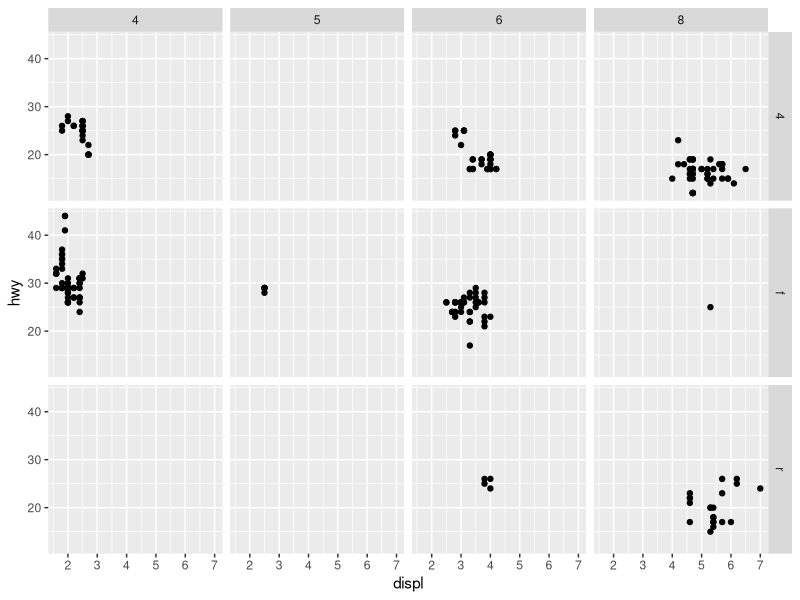
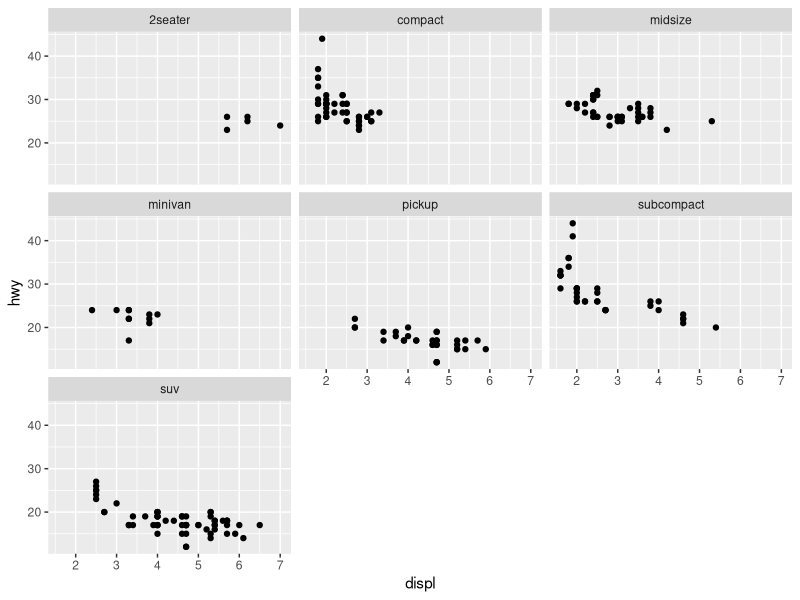
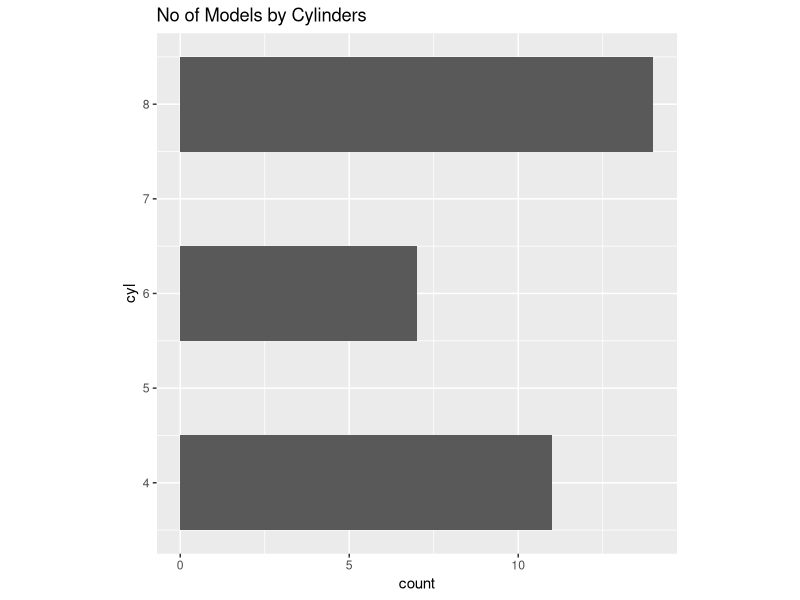
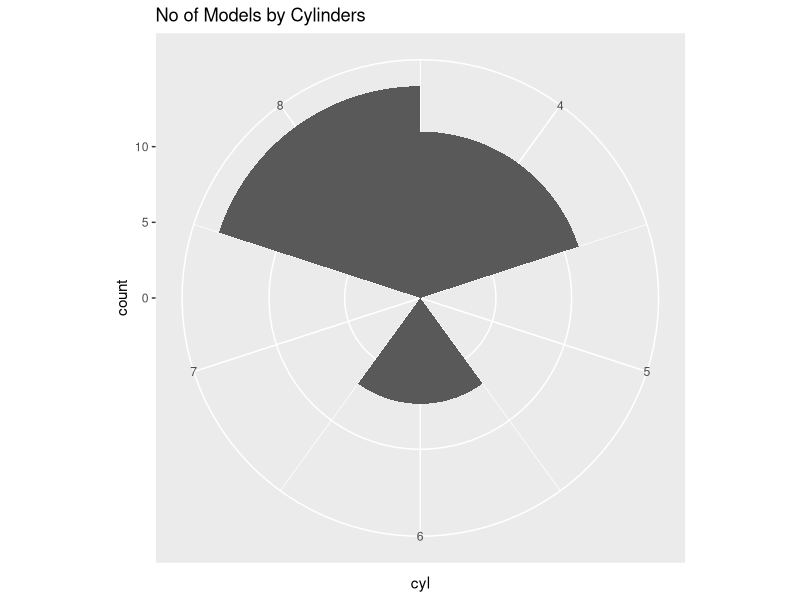
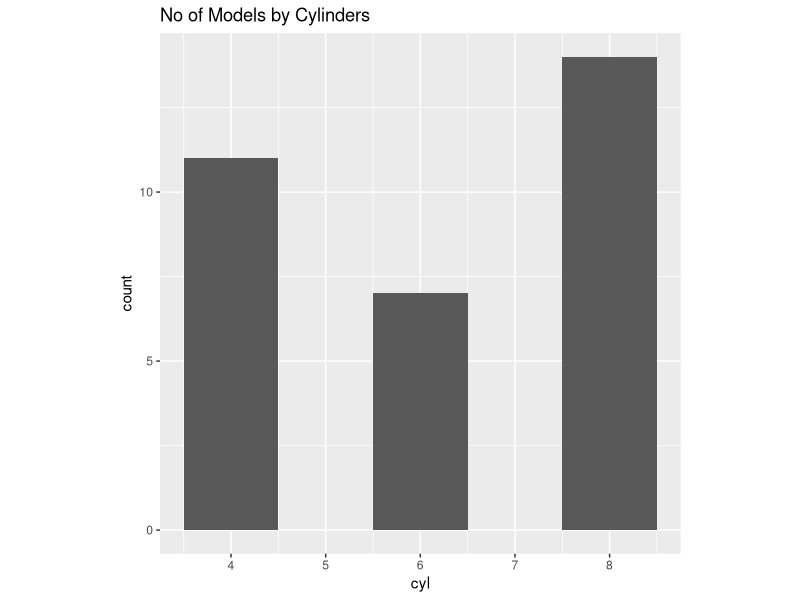
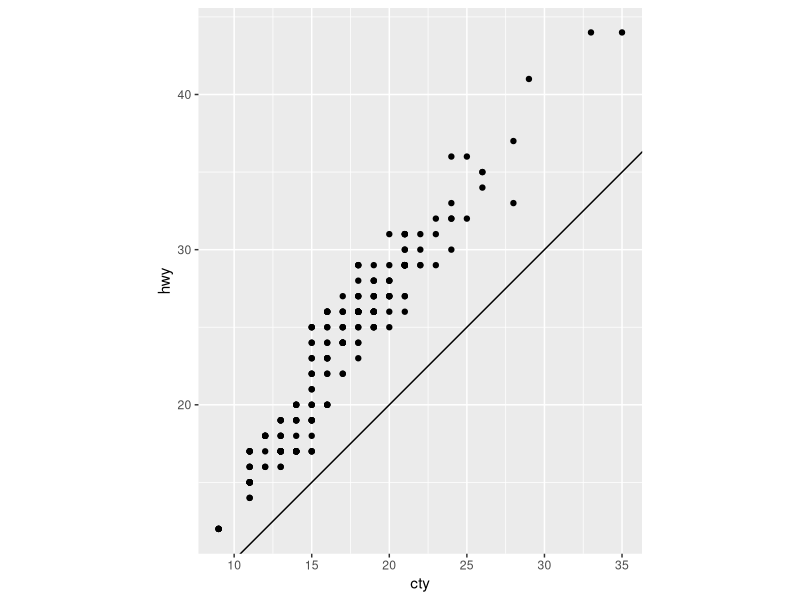
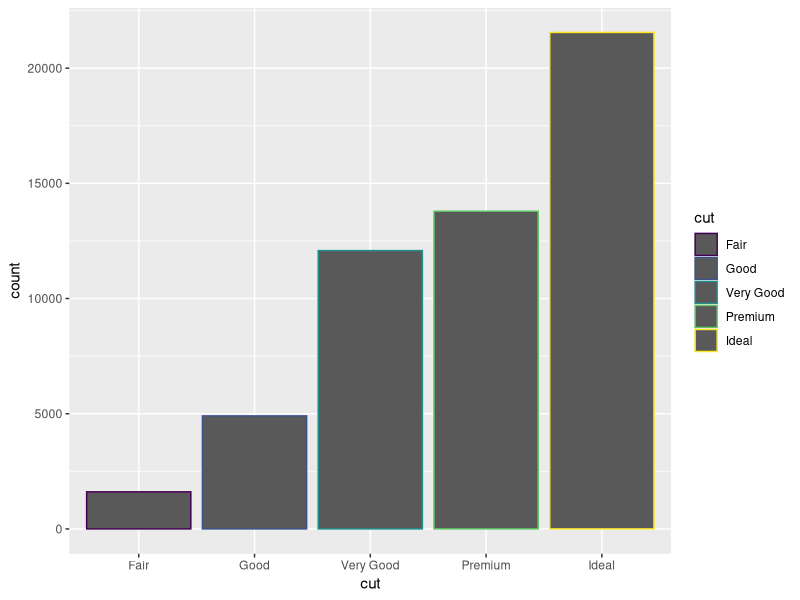
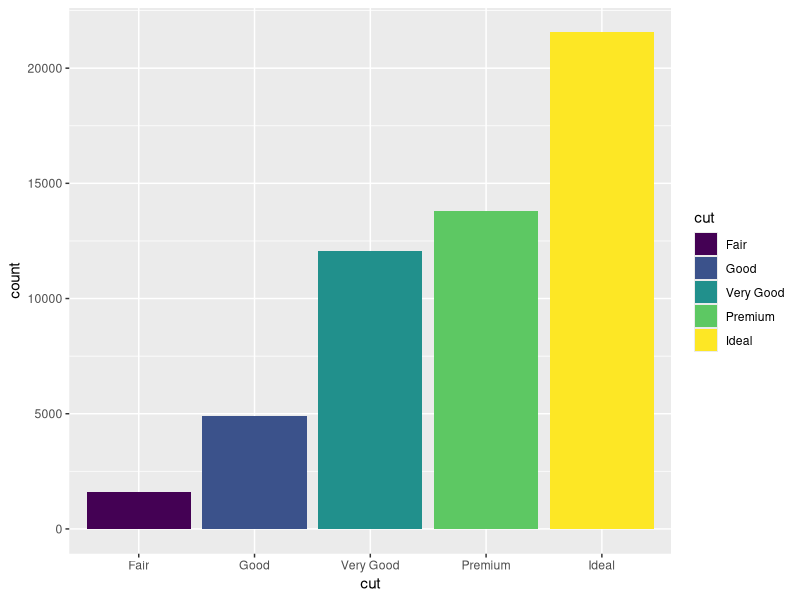

Write R code to recreate these figures, in order.
## ---- chunk 1
knitr::opts_chunk$set(echo = TRUE)
library(tidyverse)
## ---- chunk 2
 ggplot(data = mpg) + 
    geom_point(mapping = aes(x = displ, y = hwy)) +
   
    facet_grid(drv ~ cyl)

 ggplot(data = mpg) + 
    geom_point(mapping = aes(x = displ, y = hwy)) +
    facet_wrap(. ~ class, nrow=3)

## ---- chunk 3

# Playing with bar and polar charts
bar <- ggplot(data = mtcars) +
  geom_bar(
    mapping = aes(x=cyl, fill=cyl),
    show.legend = FALSE,
    width = 1
  ) +
  theme(aspect.ratio = 1) 

bar + coord_flip() + labs(title = "No of Models by Cylinders")
bar + coord_polar() + labs(title = "No of Models by Cylinders ")
bar + labs(title="No of Models by Cylinders")

# Trying out abline and fixed

ggplot(data=mpg, mapping = aes(x = cty, y=hwy)) +
  geom_point() +
  geom_abline() +
  coord_fixed()
  
## ---- chunk 4
ggplot(data = diamonds) + 
  geom_bar(mapping = aes(x = cut, colour = cut))
ggplot(data = diamonds) + 
  geom_bar(mapping = aes(x = cut, fill = cut))
## ---- chunk 5
ggplot(data = diamonds) + 
  geom_bar(mapping = aes(x = cut, fill = clarity))
## ---- chunk 6
ggplot(data = diamonds, mapping = aes(x = cut, fill = clarity)) + 
  geom_bar(alpha = 1/5, position = "identity")
ggplot(data = diamonds, mapping = aes(x = cut, colour = clarity)) + 
  geom_bar(fill = NA, position = "identity")
## ---- chunk 7
ggplot(data = diamonds) + 
  geom_bar(mapping = aes(x = cut, fill = clarity), position = "fill")
## ---- chunk 8
ggplot(data = diamonds) + 
  geom_bar(mapping = aes(x = cut, fill = clarity), position = "dodge")
## ---- chunk 9
ggplot(data = mpg) + 
  geom_point(mapping = aes(x = displ, y = hwy), position = "jitter")
## ---- chunk 10
ggplot(data = mpg, mapping = aes(x = cty, y = hwy)) + 
  geom_point()
## ---- chunk 11
ggplot(data = mpg) + 
  geom_point(mapping = aes(x=cty, y=hwy), position = "jitter")
## ---- chunk 12
?geom_jitter()
## ---- chunk 13
?geom_count()
## ---- chunk 14
?geom_boxplot()
## ---- chunk 15
ggplot(data = mpg) + 
  geom_boxplot(mapping = aes(trans,hwy))
